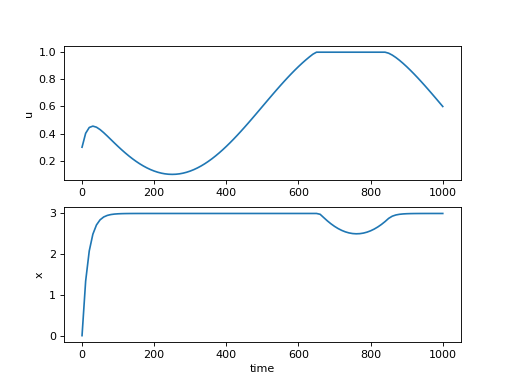

This chart was generated by the following Python code:
#!/usr/bin/env python
################################################################################
#    Copyright 2015 Brecht Baeten
#    This file is part of mpcpy.
#
#    mpcpy is free software: you can redistribute it and/or modify
#    it under the terms of the GNU General Public License as published by
#    the Free Software Foundation, either version 3 of the License, or
#    (at your option) any later version.
#
#    mpcpy is distributed in the hope that it will be useful,
#    but WITHOUT ANY WARRANTY; without even the implied warranty of
#    MERCHANTABILITY or FITNESS FOR A PARTICULAR PURPOSE.  See the
#    GNU General Public License for more details.
#
#    You should have received a copy of the GNU General Public License
#    along with mpcpy.  If not, see <http://www.gnu.org/licenses/>.
################################################################################

import numpy as np
import matplotlib.pyplot as plt

import mpcpy
import pyomo.environ as pyomo


# Define an emulator class
class Emulator(mpcpy.Emulator):
    """
    A custom system emulator
    """
    def simulate(self, starttime, stoptime, input):
        dt = 1
        time = np.arange(starttime, stoptime+dt, dt, dtype=np.float)

        # initialize
        x = np.ones_like(time)*self.res['x'][-1]

        # interpolate inputs
        u = np.interp(time, input['time'], input['u'])
        d = np.interp(time, input['time'], input['d'])

        # perform simulation
        for i, t in enumerate(time[:-1]):
            # dx/dt = A*x + d + u
            x[i+1] = x[i] + (self.parameters['A']*x[i] + d[i] + u[i])*dt

        # create and return a results dict
        res = {
            'time': time,
            'x': x,
            'd': d,
            'u': u,
        }

        return res


# Define a control class
class SetpointControl(mpcpy.Control):
    """
    A control to keep the state as close to a set point as possible
    """
    def formulation(self):
        # create a pyomo model
        model = pyomo.AbstractModel()
        
        model.i = pyomo.Set()
        model.ip = pyomo.Set()
        
        model.time = pyomo.Param(model.ip)
        model.d = pyomo.Param(model.ip, initialize=0.)
        model.x = pyomo.Var(model.ip, domain=pyomo.Reals, initialize=0.)
        model.u = pyomo.Var(model.ip, domain=pyomo.NonNegativeReals, bounds=(0., 1.), initialize=0.)
        
        model.x0 = pyomo.Param(initialize=0.)
        
        model.initialcondition = pyomo.Constraint(
            rule=lambda model: model.x[0] == model.x0
        )
        
        model.constraint = pyomo.Constraint(
            model.i,
            rule=lambda model, i: (model.x[i+1]-model.x[i])/(model.time[i+1]-model.time[i]) ==
                          self.parameters['A']*model.x[i] + model.d[i] + model.u[i]
        )
        
        model.objective = pyomo.Objective(
            rule=lambda model: sum((model.x[i]-self.parameters['set'])**2 for i in model.i)
        )
        
        # store the model inside the object
        self.model = model
        
    def solution(self, sta, pre):
        # create data and instantiate the pyomo model
        ip = np.arange(len(pre['time']))
        data = {
            None: {
                'i': {None: ip[:-1]},
                'ip': {None: ip},
                'time': {(i,): v for i, v in enumerate(pre['time'])},
                'x0': {None: sta['x']},
                'd': {(i,): pre['d'][i] for i in ip},
            }
        }
        
        instance = self.model.create_instance(data)
        
        # solve and return the control inputs
        optimizer = pyomo.SolverFactory('ipopt')
        results = optimizer.solve(instance)
        
        sol = {
            'time': np.array([pyomo.value(instance.time[i]) for i in instance.ip]),
            'x': np.array([pyomo.value(instance.x[i]) for i in instance.ip]),
            'u': np.array([pyomo.value(instance.u[i]) for i in instance.ip]),
            'd': np.array([pyomo.value(instance.d[i]) for i in instance.ip]),
        }
        
        return sol


# Define a state estimation class
class StateestimationPerfect(mpcpy.Stateestimation):
    """
    Perfect state estimation
    """
    def stateestimation(self, time):
        return {'x': np.interp(time, self.emulator.res['time'], self.emulator.res['x'])}


# instantiate the emulator
emulator = Emulator(['u', 'd'], parameters={'A': -0.2}, initial_conditions={'x': 0})

# test the emulator with some random data
time = np.arange(0., 1001., 10.)
np.random.seed(0)
d = np.random.random(len(time)) - 0.5
u = 1.0*np.ones(len(time))

emulator.initialize()
res = emulator(time, {'time': time, 'd': d, 'u': u})
print(res)


# create a disturbances object
time = np.arange(0., 1001., 10.)
d = 0.5*np.sin(2*np.pi*time/1000)
disturbances = mpcpy.Disturbances({'time': time, 'd': d})

bcs = disturbances(np.array([0, 20, 40, 60, 100]))
print(bcs)


# create a stateestimation object
stateestimation = StateestimationPerfect(emulator)
sta = stateestimation(0)     
print(sta)        


# create a prediction object
prediction = mpcpy.Prediction(disturbances)
pre = prediction(np.array([0, 20, 40, 60, 100]))
print(pre)   


# create a control object and mpc object
control = SetpointControl(stateestimation, prediction, parameters={'A': -0.2, 'set': 3.0},
                          horizon=100., timestep=10., receding=10.)
mpc = mpcpy.MPC(emulator, control, disturbances, emulationtime=1000, resulttimestep=10)

# run the mpc
res = mpc(verbose=1)
print(res)


# plot results
fig, ax = plt.subplots(2, 1)
ax[0].plot(res['time'], res['u'])
ax[0].set_ylabel('u')

ax[1].plot(res['time'], res['x'])
ax[1].set_xlabel('time')
ax[1].set_ylabel('x')


if __name__ == '__main__':
    plt.show()
